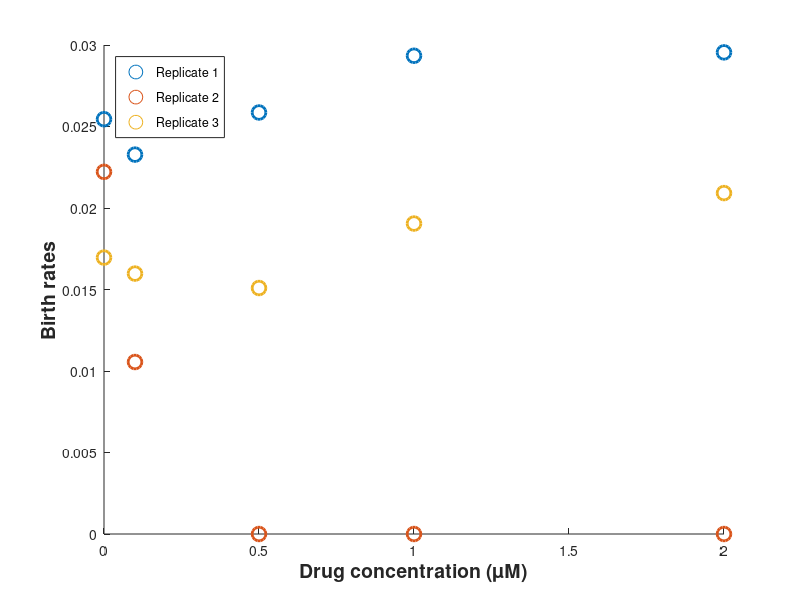

Write the MATLAB code that produced this figure. (Note: this script raises an error after producing the figure.)
% Fitting birth and death rates of cells exposed to varying concentrations of INC424
% with 3 replicate experiments in December 2013 (rep1) and Summer 2014 (rep2&3) 
% KEEP IN MIND that apoptotic population needs to be combined with either
% dead or alive. Flow was done at multiple time points (0, 24 and 48) to 
% capture the correct time range during which cells were affected by drug.
% After the experiments we observed that the correct time range to detect the 
% effect of the drug was 0-48 hrs.
function [pReal, aReal] = fit_nlinfit_birth_death2018_LogDeath() 
close all
clear

saveDir         = '/Users/delaura/Documents/LevineLab/matlab2016'; % legacy

conc_mean=[0 .1 .5 1 2]'; % drug concentrations in micromolar
conc=repmat(conc_mean,3,1); % repeated so we can use for all replicates later

%% REPLICATE 1 (Data from dec 2013 "December flow analysis.pptx")

% % Pick which timepoints to use for growth rate calculation
tpoints1        = [0 48]; 
tpoints1Id      = tpoints1./24 + 1;
% % Flow results (L; D+A)
rep1_flow_0     = [82.6; 4.38+12.2]; % 0hrs  %[L; D+A]
rep1_flow_0     = rep1_flow_0(:,ones(length(conc_mean),1));
% rep1_flow_beg= % 12hrs
rep1_flow_24    = [83.5 81.9 80.2 79.5 78.1; 3.75+12.1 4.01+13.5 3.42+15.8 3.97+15.9 4.15+17]; % 24hrs %[L; D+A]
rep1_flow_48    = [87.4 82.3 73.5 70.9 67.9; 3.43+8.67 3.91+13.1 6.49+19.3 8.24+20.1 9.18+21.8]; % 48hrs  %[L; D+A]
rep1_flow       = cat(3,rep1_flow_0,rep1_flow_24,rep1_flow_48);
rep1_flow       = rep1_flow(:,:,tpoints1Id); 

% % Total cell counts (48hrs was the only one for which we had total # cells/mL, for earlier timepoints I had to calculate based on # viable cells and % viability because K forgot to record the total)
% The viability was taken for 3 different set2 flasks so we have to calc total # cells/ml for each and take the mean
rep1_0hrs_a     = 0.43/.792; % viable: 0.43 mill/mL
rep1_0hrs_b     = 0.72/.818; % viable:, 0.72 mill/mL
rep1_0hrs_c     = 0.75/.75; % viable: 0.75 mill/mL % 0 hrs
rep1_0hrs       = mean([rep1_0hrs_a, rep1_0hrs_b, rep1_0hrs_c]); %  million cells/mL at the begining of experiment

rep1_0hrs       = repmat(rep1_0hrs, 1, length(conc_mean));
rep1_24hrs      = [0.92 0.92 1.12 1.12 1.04]./ ([89.6 91 87.8 87.5 89]./100); % viable cellls/%viable at 24hrs 
rep1_48hrs      = [2.30 2.04 2.12 2.36 2.33]; % we had the total number of cells/mL at 48hrs
rep1            = [rep1_0hrs; rep1_24hrs; rep1_48hrs];

% rep1_vicell_beg_via = repmat(100, 1, length(conc_mean)); % just 100% because I already adjusted the viability above
rep1_vicell     = rep1(tpoints1Id, :);

%% REPLICATE 2 (first replicate from K's experiments in 2014 august; Data from "New Replicate 1 Flow analysis.pptx" )
tpoints2        = tpoints1; 
tpoints2Id      = tpoints1Id;

rep2_flow_0     = [78.1; 2.64+9.2]; % 0hrs
rep2_flow_0     = rep2_flow_0(:,ones(length(conc_mean),1));
rep2_flow_24    = [93.5 93 83.3 77.4 75.4; 2.09+4.16 2.17+4.75 3.54+13 4.24+18.1 4.68+19.7]; %24hrs %[L; D+A]
rep2_flow_48    = [76.5 78.4 50.9 35.3 32.8; 14.3+7.95 9.7+10.4 20.7+25.7 22.8+38.5 30.6+33.8]; %[L; A+D] % 48hrs
rep2_flow       = cat(3,rep2_flow_0,rep2_flow_24,rep2_flow_48);
rep2_flow     = rep2_flow(:,:,tpoints2Id); 

% % Total cell counts (Data from "VICELL READS from both replicates.docx" from Kaitlyn's experiments on August 2014; Kaitlyn only recorded viable cell/ml so we need to calculate the total) 
rep2_0          = 1.39/.93; % total # cells/mL in millions/mL % 0hrs
rep2_0          = rep2_0(:,ones(length(conc_mean),1));
rep2_24         = [1.39 1.82 1.7 1.64 2.04]./([95 93.5 94.9 94 92.6]./100); %24hrs
rep2_48         = [3.11 1.89 1.38 0.9 0.71]./([95.9 91 77.3 67.4 60.4]./100); % 48hrs % cell population
rep2            = [rep2_0; rep2_24; rep2_48];
rep2_vicell     = rep2(tpoints2Id,:);

%% REPLICATE 3 (Second replicate from K's experiments in 2014 august; Data from "New Replicate 2 Flow analysis.pptx" )
tpoints3        = tpoints1; 
tpoints3Id      = tpoints1./24 + 1;

rep3_flow_0     = [92.5; 3.84+3.4]; % 0hrs  %[A+L; D]
rep3_flow_0     = rep3_flow_0(:,ones(length(conc_mean),1));
rep3_flow_24    = [93.8 92.4 86.8 83.3 82.5; 1.86+3.86 1.87+5.26 2.58+10 2.45+13.7 2.88+14.2]; % 24hrs
rep3_flow_48    = [80.2 85.4 76.7 47.4 34.1; 3.46+16.2 6.31+7.79 14.4+7.96 39.5+11.2 51.4+12.6]; % 48hrs  %[A+L; D]
rep3_flow       = cat(3,rep3_flow_0, rep3_flow_24, rep3_flow_48);
rep3_flow       = rep3_flow(:,:,tpoints3Id); 

%% Total cell counts (Data from "VICELL READS from both replicates.docx" from Kaitlyn's experiments on August 2014; Kaitlyn only recorded viable cell/ml so we need to calculate the total) 
rep3_0          = 1.7/.95; % millions/mL
rep3_0          = rep3_0(:,ones(length(conc_mean),1));
rep3_24         = [1.58 1.62 1.63 1.66 1.89]./[.944 .895 .912 .93 .941];
rep3_48         = [3.41 3.23 2.71 2.57 2.35]./([95 91.1 81.8 77.3 73.3]./100); % 48hrs
rep3            = [rep3_0; rep3_24; rep3_48];
rep3_vicell     = rep3(tpoints3Id,:);

% Estimate birth and death rates from flow data for each replicate
[rep_1_birth, rep_1_death]= calculate_birth_death_rates(rep1_flow,rep1_vicell, tpoints1(2)-tpoints1(1));
[rep_2_birth, rep_2_death]= calculate_birth_death_rates(rep2_flow,rep2_vicell, tpoints2(2)-tpoints2(1));
[rep_3_birth, rep_3_death]= calculate_birth_death_rates(rep3_flow,rep3_vicell, tpoints3(2)-tpoints3(1));

%% BIRTH
neps = 1e-2;
rep_1_birth(abs(rep_1_birth)<neps)=0;
rep_2_birth(abs(rep_2_birth)<neps)=0;
rep_3_birth(abs(rep_3_birth)<neps)=0;

% PLOT DATA
figure(3); hold on;
xlabel('Drug concentration (\muM)','FontSize',14,'fontWeight','bold')
ylabel('Birth rates','FontSize',14,'fontWeight','bold')
 
scatter(conc_mean, rep_1_birth,100,'g*', 'LineWidth',2 );
scatter(conc_mean, rep_2_birth,100,'r*', 'LineWidth',2 );
scatter(conc_mean, rep_3_birth,100,'y*', 'LineWidth',2 );
legend('Replicate 1', 'Replicate 2','Replicate 3','Location', 'northwest')

birthData =[rep_1_birth; rep_2_birth; rep_3_birth];

%% FIT BIRTH DATA 
nboot   = 100;
simRange= linspace(0,2.5,100);
bData   = reshape(birthData', 1, size(birthData,1)*size(birthData,2));
simData = zeros(nboot, length(simRange)); 
params  = zeros(nboot,2);

    for ii = 1:nboot
        [bDataSamp, sampIds] = datasample(bData, size(bData,2));
        xSamp                = conc(sampIds);
        P                    = polyfit(xSamp' , bDataSamp, 1);
        params(ii,:)         = P;
        simData(ii,:)        = polyval(P,simRange);
    %     plot(simRange, simData(ii,:)) % plot the result from each fit
    end
 
pReal       = polyfit(conc' , bData, 1);
BirthFit    = polyval(pReal,simRange);
stdSimB     = std(simData,0,1);
s = shadedErrorBar(simRange,BirthFit,stdSimB,[], 2)

set(s.edge,'LineWidth',2)
s.mainLine.LineWidth = 3;

% if we plot the mean overlaid with the fit to the whole data (used as the death function) one can see that they overlap significantly
% plot(simRange,BirthFit, 'k','LineWidth',3 ); hold on
% meanSim  = mean(simData, 1);
% plot(simRange,meanSim,'r-')

set(gca,'FontSize',16,'fontWeight','bold', 'LineWidth', 1)
% ylim([-.05 .05])
ylim([0 .05])

bfileName   ='birthFit_LinFunc';
% saveas(gca,fullfile(saveDir,bfileName),'fig')
% saveas(gca,fullfile(saveDir,bfileName),'epsc')

%% DEATH RATE
% DATA
rep_1_death(abs(rep_1_death)<neps)=0;
rep_2_death(abs(rep_2_death)<neps)=0;
rep_3_death(abs(rep_3_death)<neps)=0;

deathData       = [rep_1_death; rep_2_death; rep_3_death];

% PLOT DATA
figure(4); hold on;
xlabel('Drug concentration (\muM)','FontSize',14,'fontWeight','bold')
ylabel('death rates','FontSize',14,'fontWeight','bold')
scatter(conc_mean, rep_1_death,100,'g*' , 'LineWidth',2);
scatter(conc_mean, rep_2_death,100 ,'r*', 'LineWidth',2);
scatter(conc_mean, rep_3_death, 100 ,'y*', 'LineWidth',2);
legend('Replicate 1', 'Replicate 2','Replicate 3','Location', 'northwest')

% FIT LOG FUNCTION TO DATA
% Bootstrap data and fit multiple times
dData   = reshape(deathData', 1, size(deathData,1)*size(deathData,2));
simData = zeros(nboot, length(simRange)); 
params  = zeros(nboot, 3); 
f3      = @(b,conc) b(1)*log(b(2)+b(3)*conc);
eps     = 1e-6; 

for ii = 1:nboot
    % bootstrap the data
    [dDataSample, idSample] = datasample(dData, size(dData,2)); % sample with replacement
    concSample  = conc(idSample); % take the equivalent sample of the matching concentrations
    a3              = lsqcurvefit(f3, [1 1 5], concSample', dDataSample, [-Inf eps eps],[Inf Inf Inf]);
    params(ii,:)    = a3;
    simData(ii,:)   = f3(a3,simRange);
%     plot(simRange, simData(ii,:)) % plot the result from each fit
end

%% PLOT SIMULATIONS
figure(4) 
aReal        = lsqcurvefit(f3, [1 1 5], conc', dData, [-Inf 1 -Inf],[Inf Inf Inf]);
modelFit     = f3(aReal,simRange); 
stdSimD      = std(simData,0,1); % bootstrapping error
s            = shadedErrorBar(simRange,modelFit,stdSimD,[], 2);

set(s.edge,'LineWidth',2)
s.mainLine.LineWidth = 3;

set(gca,'FontSize',16,'fontWeight','bold', 'LineWidth', 1)
ylim([0 .05])

dfileName   ='deathFit_logFunc';
% saveas(gca,fullfile(saveDir,dfileName),'fig')
% saveas(gca,fullfile(saveDir,dfileName),'epsc')

save(fullfile(saveDir, 'Birth_dlog_w5.mat'),'pReal')
save(fullfile(saveDir, 'Death_log_w5.mat'),'f3','aReal')

%% Plot G = B-D rates

figure(5); hold on 
% Plot data
xlabel('Drug concentration (\muM)','FontSize',14,'fontWeight','bold')
ylabel('Growth rates (cell/hour)','FontSize',14,'fontWeight','bold')
 
scatter(conc_mean, rep_1_birth-rep_1_death,100,'g*', 'LineWidth',2 );
scatter(conc_mean, rep_2_birth-rep_2_death,100,'r*', 'LineWidth',2 );
scatter(conc_mean, rep_3_birth-rep_3_death,100,'y*', 'LineWidth',2 );
legend('Replicate 1', 'Replicate 2','Replicate 3','Location', 'northwest')

% Plot simulation
stdSim      = std(simData,0,1); % bootstrapping error
plot(simRange,BirthFit-modelFit)
s_g = shadedErrorBar(simRange,BirthFit-modelFit,stdSimB-stdSimD,[],2)

set(s.edge,'LineWidth',2)
s_g.mainLine.LineWidth = 3;

set(gca,'FontSize',20,'fontWeight','bold', 'LineWidth', 1)

ylim([-0.005 .04])

dfileName   ='GrowthRate_BminusD_polyDeath2018';
saveas(gca,fullfile(saveDir,dfileName),'fig')
saveas(gca,fullfile(saveDir,dfileName),'epsc')

end

function [birth, death]=calculate_birth_death_rates(flow, vicell, dt)
delta_time = dt;

% vector of total cells (million/mL) for a particular day for every drug concentration. 
total_beg  = vicell(1,:);
total_end  = vicell(2,:);

flow_beg   = flow(:,:,1)./100; % should be a matrix with columns [live apopt dead] 
flow_end   = flow(:,:,2)./100; % percentages and different concentrations on rows

live_beg    = total_beg.*flow_beg(1,:);
live_end    = total_end.*flow_end(1,:);

dead_beg    = total_beg.*flow_beg(2,:); %(millions)
dead_end   = total_end.*flow_end(2,:); %(millions)

% bd is the birth minus death rate
bd          = log(live_end./live_beg)./delta_time;
death_rate  = (dead_end-dead_beg).*bd./(live_end-live_beg);
birth_rate  = bd+death_rate;
birth       = birth_rate;
death       = death_rate;

end

